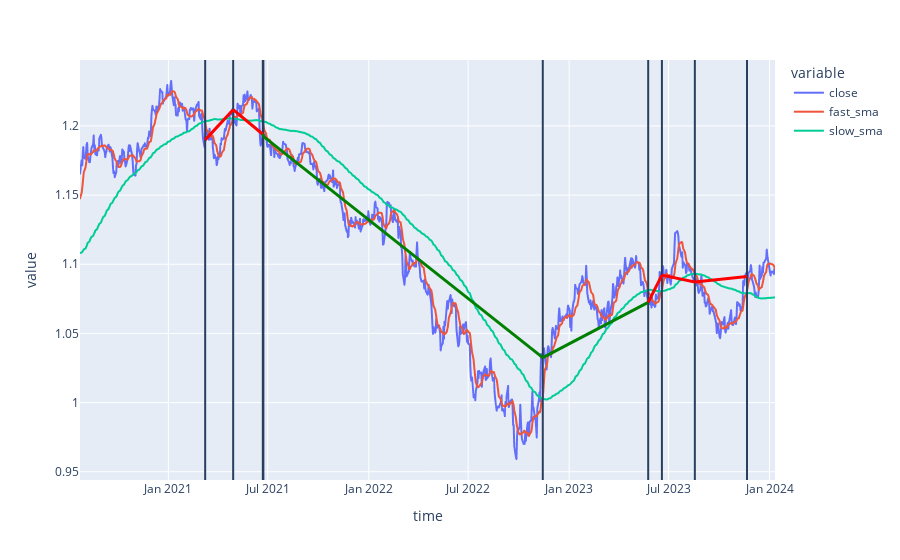

Source (notebook cell):
### Code cell
# visualize close price
fig = px.line(df, x='time', y=['close', 'fast_sma', 'slow_sma'])

for i, row in signal.iterrows():
    fig.add_vline(x=row.time)
    
for i, row in deals[deals['status'] == 'closed'].iterrows():
    
    if row.profit > 0:
        fig.add_shape(type="line",
            x0=row.open_datetime, y0=row.open_price, x1=row.close_datetime, y1=row.close_price,
            line=dict(color="Green",width=3)
                     )
                      
    elif row.profit < 0:
        fig.add_shape(type="line",
            x0=row.open_datetime, y0=row.open_price, x1=row.close_datetime, y1=row.close_price,
            line=dict(color="Red",width=3)
                      )

    
fig.show()

### Figure 1 — Plotly figure (JSON) as saved in the notebook; plotly's stock layout.template omitted (floating-point values rounded to 4 significant figures; data arrays with more than 128 entries replaced by an {"elided": "..."} marker saying what was removed)
{"data": [{"hovertemplate": "variable=close<br>time=%{x}<br>value=%{y}<extra></extra>", "legendgroup": "close", "line": {"color": "#636efa", "dash": "solid"}, "marker": {"symbol": "circle"}, "mode": "lines", "name": "close", "showlegend": true, "type": "scattergl", "x": {"elided": "901 str values"}, "xaxis": "x", "y": {"elided": "901 float values"}, "yaxis": "y"}, {"hovertemplate": "variable=fast_sma<br>time=%{x}<br>value=%{y}<extra></extra>", "legendgroup": "fast_sma", "line": {"color": "#EF553B", "dash": "solid"}, "marker": {"symbol": "circle"}, "mode": "lines", "name": "fast_sma", "showlegend": true, "type": "scattergl", "x": {"elided": "901 str values"}, "xaxis": "x", "y": {"elided": "901 float values"}, "yaxis": "y"}, {"hovertemplate": "variable=slow_sma<br>time=%{x}<br>value=%{y}<extra></extra>", "legendgroup": "slow_sma", "line": {"color": "#00cc96", "dash": "solid"}, "marker": {"symbol": "circle"}, "mode": "lines", "name": "slow_sma", "showlegend": true, "type": "scattergl", "x": {"elided": "901 str values"}, "xaxis": "x", "y": {"elided": "901 float values"}, "yaxis": "y"}], "layout": {"legend": {"title": {"text": "variable"}, "tracegroupgap": 0}, "margin": {"t": 60}, "shapes": [{"type": "line", "x0": "2021-03-09T00:00:00", "x1": "2021-03-09T00:00:00", "xref": "x", "y0": 0, "y1": 1, "yref": "y domain"}, {"type": "line", "x0": "2021-04-29T00:00:00", "x1": "2021-04-29T00:00:00", "xref": "x", "y0": 0, "y1": 1, "yref": "y domain"}, {"type": "line", "x0": "2021-06-22T00:00:00", "x1": "2021-06-22T00:00:00", "xref": "x", "y0": 0, "y1": 1, "yref": "y domain"}, {"type": "line", "x0": "2021-06-23T00:00:00", "x1": "2021-06-23T00:00:00", "xref": "x", "y0": 0, "y1": 1, "yref": "y domain"}, {"type": "line", "x0": "2022-11-14T00:00:00", "x1": "2022-11-14T00:00:00", "xref": "x", "y0": 0, "y1": 1, "yref": "y domain"}, {"type": "line", "x0": "2023-05-25T00:00:00", "x1": "2023-05-25T00:00:00", "xref": "x", "y0": 0, "y1": 1, "yref": "y domain"}, {"type": "line", "x0": "2023-06-19T00:00:00", "x1": "2023-06-19T00:00:00", "xref": "x", "y0": 0, "y1": 1, "yref": "y domain"}, {"type": "line", "x0": "2023-08-18T00:00:00", "x1": "2023-08-18T00:00:00", "xref": "x", "y0": 0, "y1": 1, "yref": "y domain"}, {"type": "line", "x0": "2023-11-21T00:00:00", "x1": "2023-11-21T00:00:00", "xref": "x", "y0": 0, "y1": 1, "yref": "y domain"}, {"line": {"color": "Red", "width": 3}, "type": "line", "x0": "2021-03-09T00:00:00", "x1": "2021-04-29T00:00:00", "y0": 1.19, "y1": 1.212}, {"line": {"color": "Red", "width": 3}, "type": "line", "x0": "2021-04-29T00:00:00", "x1": "2021-06-22T00:00:00", "y0": 1.212, "y1": 1.194}, {"line": {"color": "Green", "width": 3}, "type": "line", "x0": "2021-06-22T00:00:00", "x1": "2021-06-23T00:00:00", "y0": 1.194, "y1": 1.192}, {"line": {"color": "Green", "width": 3}, "type": "line", "x0": "2021-06-23T00:00:00", "x1": "2022-11-14T00:00:00", "y0": 1.192, "y1": 1.032}, {"line": {"color": "Green", "width": 3}, "type": "line", "x0": "2022-11-14T00:00:00", "x1": "2023-05-25T00:00:00", "y0": 1.032, "y1": 1.072}, {"line": {"color": "Red", "width": 3}, "type": "line", "x0": "2023-05-25T00:00:00", "x1": "2023-06-19T00:00:00", "y0": 1.072, "y1": 1.092}, {"line": {"color": "Red", "width": 3}, "type": "line", "x0": "2023-06-19T00:00:00", "x1": "2023-08-18T00:00:00", "y0": 1.092, "y1": 1.087}, {"line": {"color": "Red", "width": 3}, "type": "line", "x0": "2023-08-18T00:00:00", "x1": "2023-11-21T00:00:00", "y0": 1.087, "y1": 1.091}], "xaxis": {"anchor": "y", "domain": [0, 1], "title": {"text": "time"}}, "yaxis": {"anchor": "x", "domain": [0, 1], "title": {"text": "value"}}}}
